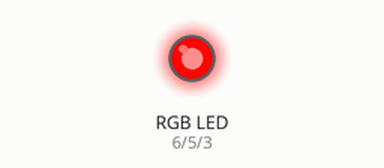
This sketch was run on a simulated Arduino Uno, built with avr-gcc and run on an emulated ATmega328P. Shown: an RGB LED mixed from three pins (HIGH = lit). Dim RGB values are drawn brighter than linear.

Above: at 0.05 s.
At 0.95 s:
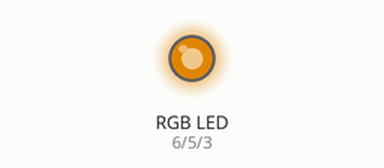
At 1.8 s:
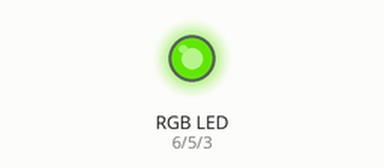
At 3.6 s:
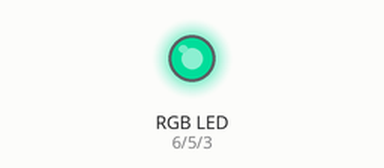
At 5.35 s:
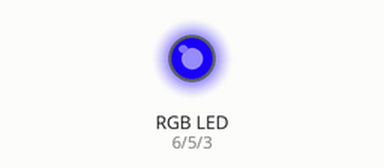
At 7.15 s:
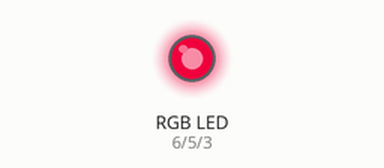
Timing chart, 0 to 10.0 s (numbered marks = the images above):
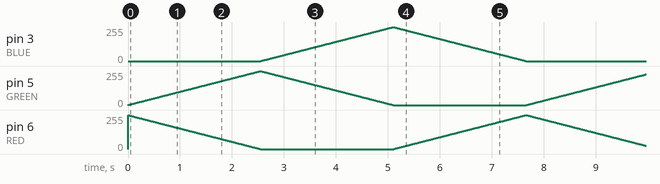

The sketch:

RGB_LED.ino
```cpp
// Define the pins
#define BLUE 3
#define GREEN 5
#define RED 6

// Setup Function
void setup()
{
  // Set the three pins to output
  pinMode(RED, OUTPUT);
  pinMode(GREEN, OUTPUT);
  pinMode(BLUE, OUTPUT);
  // Start with an initial colour of red
  digitalWrite(RED, HIGH);
  digitalWrite(GREEN, LOW);
  digitalWrite(BLUE, LOW);
}

// Define the variables with initial values
int redValue = 255;
int greenValue = 0;
int blueValue = 0;

// Main loop
void loop()
{
#define delayTime 10 // fading time between colors

  for (int i = 0; i < 255; i += 1) // Red fades out, Green fades in fully when i=255
  {
    redValue -= 1;
    greenValue += 1;
    analogWrite(RED, redValue);
    analogWrite(GREEN, greenValue);
    delay(delayTime);
  }

  for (int i = 0; i < 255; i += 1) // Green fades out, Blue fades in fully when i=255
  {
    greenValue -= 1;
    blueValue += 1;
    analogWrite(GREEN, greenValue);
    analogWrite(BLUE, blueValue);
    delay(delayTime);
  }

  for (int i = 0; i < 255; i += 1) // Blue fades out, Red fades in fully when i=255
  {
    blueValue -= 1;
    redValue += 1;
    analogWrite(BLUE, blueValue);
    analogWrite(RED, redValue);
    delay(delayTime);
  }
}
```
